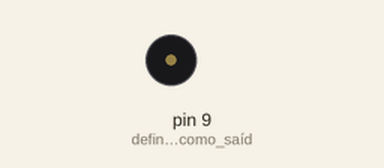
The sketch below on a simulated Arduino Uno, built with avr-gcc and run on an emulated ATmega328P. Parts: buzzer (waves = sounding).

Above: at 0.1 s.
Timing chart, 0 to 1.6 s (numbered marks = the images above):
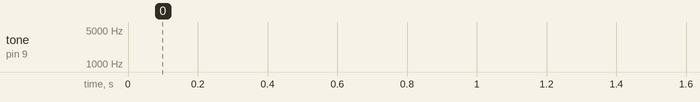

The sketch:

1-sirene-com-um-buzzer.ino
```cpp
float seno;
int frequencia;

void setup() {
  pinMode(9,OUTPUT); //define o pino 9 como saída
}

void loop() {

  for(int x=0;x<180;x++){
    seno=(sin(x*3.1416/180)); //converte graus para radiando e depois obtém o valor do seno
    frequencia = 2000+(int(seno*1000)); //gera uma frequência a partir do valor do seno
    tone(9,frequencia);
    delay(2);
  }
}

/*---------- EXPLICAÇÃO ----------*/

/*
 * Nesse programa são feitos calculos por meio de valores de seno, com isso podemos gerar uma
 * frequencia para o buzzer executar. a cada interação dentro do for os calculos são gerados e
 * executados na função tone, onde é passado por paremetro o pino onde o buzzer se encontra
 * e a intensidade do som que o buzzer fará. E também temos a função delay, para mander o som executando
 * por um determinado tempo.
*/
```
